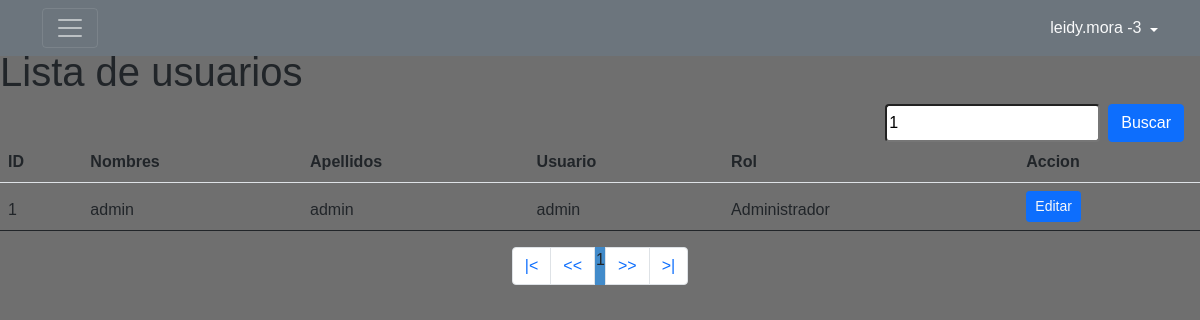
/menu/buscadorUsuario.php?busqueda=1 (signed in), run on the app's committed database.
### tables this page shows
CREATE TABLE `usuario` (
  `id_usuario` int(11) NOT NULL,
  `nombres` varchar(45) NOT NULL,
  `apellidos` varchar(30) NOT NULL,
  `usuario` varchar(20) NOT NULL,
  `pass` varchar(45) NOT NULL,
  `rol` int(11) NOT NULL
);

CREATE TABLE `rol` (
  `idRol` int(11) NOT NULL,
  `rol` varchar(20) NOT NULL
);

### menu/buscadorUsuario.php (the view, shortened to what this page needs)
<?php
  include "../conexion-bd.php";
?>
<!DOCTYPE html>
<html lang="en">
<head>
    <link href="https://cdn.jsdelivr.net/npm/bootstrap@5.1.3/dist/css/bootstrap.min.css" rel="stylesheet">
    <link rel="stylesheet" href="../styles/estilos.css">
</head>
<body>
    <?php include "includes/menu.php"; ?>
    <section class="pt-5">
    <?php
    $busqueda = strtolower ($_REQUEST['busqueda']);
    ?>
    <h1>Lista de usuarios</h1>
    <form action="buscadorUsuario.php" method="GET" class="d-flex justify-content-end pe-3">
    <input type="text" class="me-2 rounded" name="busqueda" id="busqueda" placeholder="Buscar" value="<?php echo $busqueda; ?>">
    <input type="submit" value="Buscar" class="btn btn-primary">
    </form>
    <table class="table">
  <thead>
    <tr>
      <th scope="col">ID</th>
      <th scope="col">Nombres</th>
      <th scope="col">Apellidos</th>
      <th scope="col">Usuario</th>
      <th scope="col">Rol</th>
      <th scope="col">Accion</th>
    </tr>
    <?php
        $rol= '';
        $sql_registe = mysqli_query($conn, "SELECT COUNT(*) as total_registro FROM usuario
                                             WHERE(id_usuario LIKE '%$busqueda%' OR
                                                    nombres LIKE '%$busqueda%' OR
                                                    apellidos LIKE '%$busqueda%' OR
                                                    usuario LIKE '%$busqueda%'
                                                    $rol ) ");
        $result_register = mysqli_fetch_array($sql_registe);
        $total_registro = $result_register['total_registro'];
        $por_pagina = 5;
        if(empty($_GET['pagina']))
        {
          $pagina = 1;
        }else{
          $pagina = $_GET['pagina'];
        }
        $desde = ($pagina-1) * $por_pagina;
        $total_paginas = ceil($total_registro / $por_pagina);
       $query = mysqli_query($conn,"SELECT u.id_usuario, u.nombres, u.apellidos, u.usuario, r.rol FROM usuario u INNER JOIN rol r ON u.rol= r.idRol
                                            WHERE
                                           (u.id_usuario LIKE '%$busqueda%' OR
                                            u.nombres LIKE '%$busqueda%' OR
                                            u.apellidos LIKE '%$busqueda%' OR
                                            u.usuario LIKE '%$busqueda%' OR
                                            r.rol LIKE '%$busqueda%' )
                                            ORDER BY u.id_usuario ASC LIMIT $desde, $por_pagina ");
      $result = mysqli_num_rows($query);
      if($result > 0)
      {
        while ($data = mysqli_fetch_array($query)){
    ?>
      <tr>
      <td><?php echo $data['id_usuario']; ?></td>
      <td><?php echo $data['nombres']; ?></td>
      <td><?php echo $data['apellidos']; ?></td>
      <td><?php echo $data['usuario']; ?></td>
      <td><?php echo $data['rol']; ?></td>
      <td>
          <a class="link-primary btn btn-primary btn-sm text-light" href="actualizarUsuario.php?id=<?php echo $data["id_usuario"]; ?>">Editar</a>
      </td>
    </tr>
    <?php
        }
      }
    ?>
  </thead>
</table>
    </section>
    <div class="container">
  <ul class="pagination justify-content-center">
    <li class="page-item"><a class="page-link" href="">|<</a></li>
    <li class="page-item"><a class="page-link" href=""><<</a></li>
    <?php
      for ($i=1; $i <= $total_paginas; $i++) {
          if($i == $pagina)
          {
            echo '<li class="paginaSeleccionada">'.$i.'</li>';
          }else
            echo '<li><a href="?pagina='.$i.'">'.$i.'</a></li>';
          }
    ?>
    <li class="page-item"><a  class="page-link" href="">>></a></li>
    <li class="page-item"><a class="page-link" href="">>|</a></li>
  </ul>
</div>
</body>
</html>

### styles/estilos.css (style rules this page uses)
:root { --color-fondo:#6f6f6f; --borde-formularios: 10px; --color-formularios: #5e5e5e; }
body { margin: 0; padding: 0; font-family: sans-serif; background:var(--color-fondo); }
.paginaSeleccionada { background: #428bca; border: 1px solid #428bca; }

### data on the page
usuario: id_usuario "1", nombres "admin", apellidos "admin", usuario "admin", rol.rol "Administrador"

### other printed values
$_SESSION['usuario'] "leidy.mora"
$_SESSION['rol'] "3"
